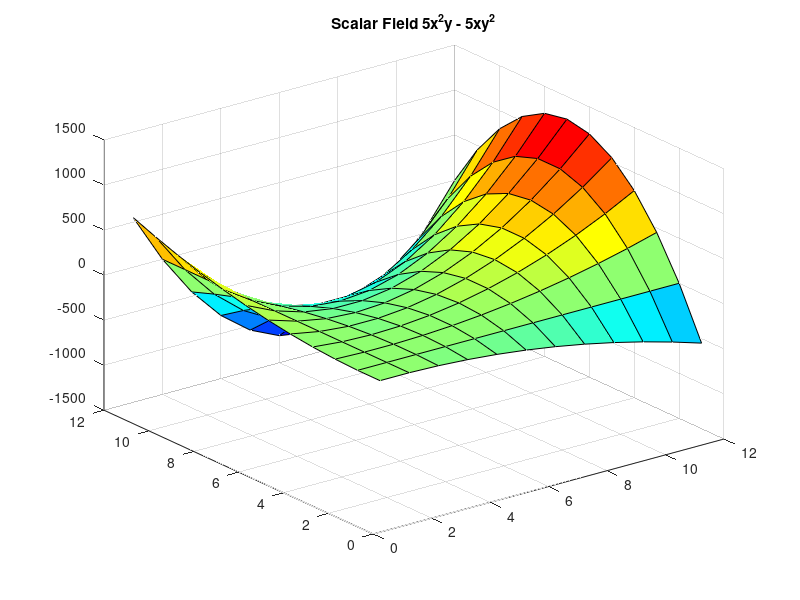

This figure's MATLAB source:
close all; clc;

[x,y] = meshgrid(-1:1:10, -1:1:10);
z = (5.*(x.^2).*y) - (5.*x.*(y.^2));
a = contour(x,y,z);

xlabel ('X-axis');
ylabel ('Y-axis');
set(gca,'FontSize',12 );
set(gca,'FontWeight','Bold');
colormap jet;

 
surf(z)
title('Scalar Field 5x^2y - 5xy^2')
